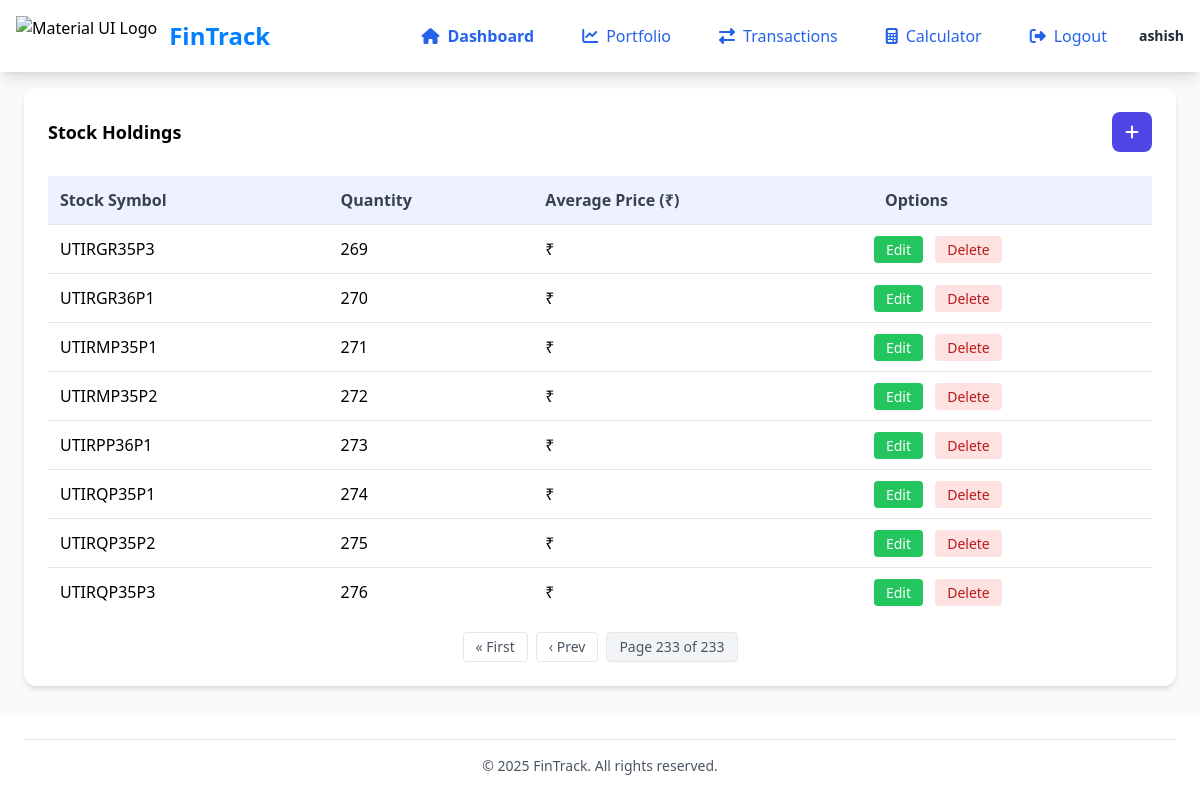
Page /transaction/?page=233 (signed in) on the earlier database version.
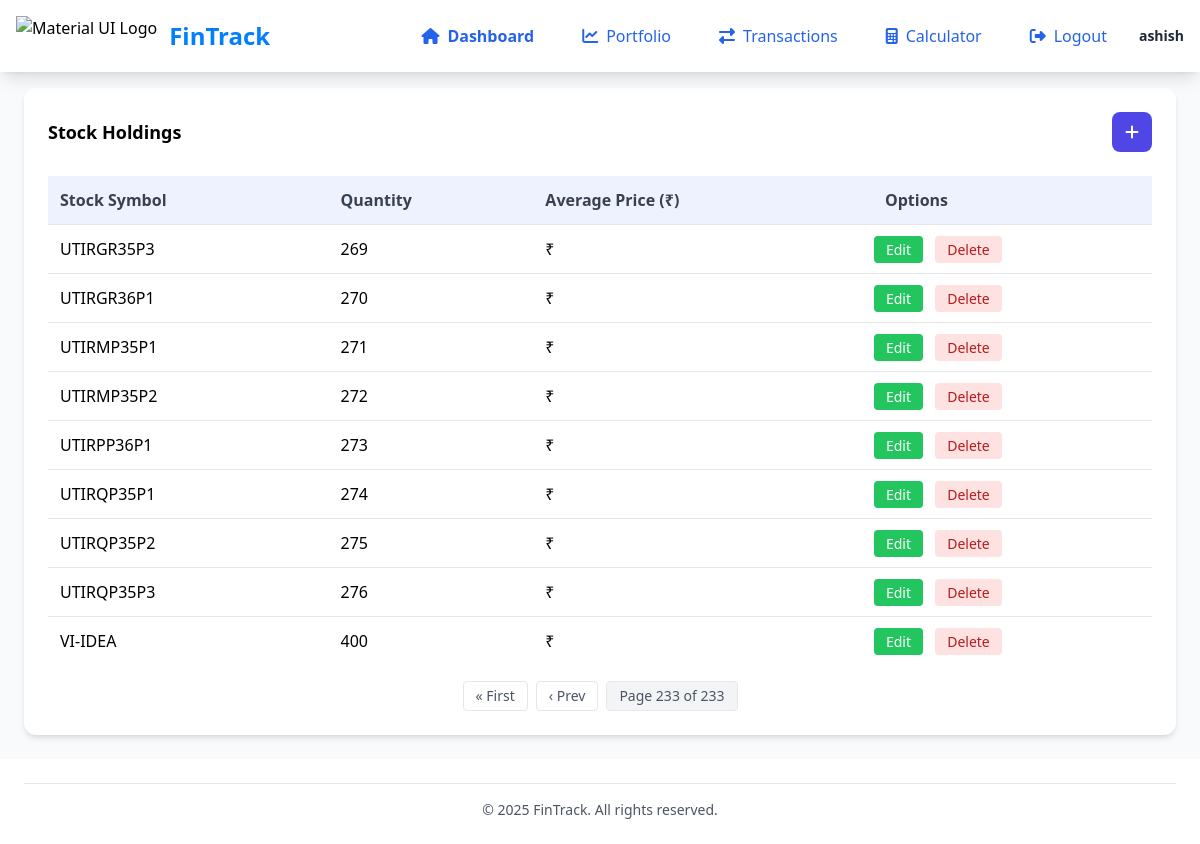
Same page on the later database version.
### stocks/models.py (models this page shows, shortened)
class StockTransaction(models.Model):
    TRANSACTION_TYPES = (
        ("BUY", "Buy"),
        ("SELL", "Sell"),
    )
    user = models.ForeignKey(User, on_delete=models.CASCADE)
    stock_symbol = models.CharField(max_length=10)
    transaction_type = models.CharField(max_length=4, choices=TRANSACTION_TYPES)
    quantity = models.PositiveIntegerField()
    price_per_share = models.DecimalField(max_digits=10, decimal_places=2)
    transaction_date = models.DateTimeField(auto_now_add=True)

### stocks/views.py (the view)
# urls.py: path("transaction/", views.transactions_list, name="transactions-list"),
@login_required
def transactions_list(request):
    transactions = StockTransaction.objects.filter(user=request.user)
    portfolio = defaultdict(
        lambda: {
            "quantity": 0,
            "total_cost": Decimal("0.00"),
            "latest_transaction": None,
        }
    )
    for trans in transactions:
        data = portfolio[trans.stock_symbol]
        if trans.transaction_type == "BUY":
            data["quantity"] += trans.quantity
            data["total_cost"] += trans.quantity * trans.price_per_share
        else:  # SELL
            data["quantity"] -= trans.quantity
            data["total_cost"] -= trans.quantity * trans.price_per_share
        if (
            data["latest_transaction"] is None
            or trans.transaction_date > data["latest_transaction"].transaction_date
        ):
            data["latest_transaction"] = trans
    for symbol, data in portfolio.items():
        if data["quantity"] > 0:
            data["avg_price"] = data["total_cost"] / data["quantity"]
        else:
            data["avg_price"] = Decimal("0.00")
            data["quantity"] = 0
    portfolio = {
        symbol: {
            "symbol": symbol,
            "quantity": data["quantity"],
            "avg_price": data["avg_price"],
            "latest_pk": (
                data["latest_transaction"].pk if data["latest_transaction"] else None
            ),
        }
        for symbol, data in portfolio.items()
        if data["quantity"] > 0
    }
    portfolio_list = list(portfolio.values())
    paginator = Paginator(portfolio_list, 10)
    page_number = request.GET.get("page")
    page_obj = paginator.get_page(page_number)
    return render(request, "transactions.html", {"page_obj": page_obj})

### stocks/templatetags/custom_filter.py (called while the page is built)
@register.filter(name="format_indian_currency")
def format_indian_currency(number):
    if not number or (isinstance(number, float) and isnan(number)):
        return "₹0"
    try:
        indian_currency_format = format_number(number, locale="en_IN")
    except Exception:
        return "-"
    return "₹" + str(indian_currency_format)

### stocks/templates/transactions.html (shortened to what this page needs)
{% extends 'base.html' %}
{% load custom_filter %}
{% block content %}
<div class="bg-white rounded-xl shadow-md p-6">
    {% if page_obj %}
    <div class="flex justify-between items-center mb-6">
        <h3 class="font-bold text-lg">Stock Holdings</h3>
        <a href="{% url 'add-transaction' %}"
           class="bg-indigo-600 hover:bg-indigo-700 text-white w-10 h-10 flex items-center justify-center rounded-lg transition">
            <i class="fas fa-plus"></i>
        </a>
    </div>
    <div class="overflow-x-auto">
        <table class="w-full">
            <thead>
                <tr class="bg-indigo-50 text-gray-700">
                    <th class="p-3 text-left">Stock Symbol</th>
                    <th class="p-3 text-left">Quantity</th>
                    <th class="p-3 text-left">Average Price (₹)</th>
                    <th class="p-3 text-left">Options</th>
                </tr>
            </thead>
            <tbody>
                {% for item in page_obj %}
                <tr class="border-t hover:bg-gray-50 transition-colors">
                    <td class="p-3">{{ item.symbol }}</td>
                    <td class="p-3">{{ item.quantity }}</td>
                    <td class="p-3">{{ item.avg_price|format_indian_currency }}</td>
                    <td class="space-x-2">
                        <a href="{% url 'edit_transaction' item.latest_pk %}"
                           class="bg-green-500 text-white px-3 py-1 rounded hover:bg-green-600 text-sm">Edit</a>
                        <a href="{% url 'delete_transaction' item.latest_pk %}"
                           class="bg-red-100 text-red-700 px-3 py-1 rounded hover:bg-red-200 text-sm"
                           onclick="return confirm('Are you sure you want to delete this Transaction?');">Delete</a>
                    </td>
                </tr>
                {% endfor %}
            </tbody>
        </table>
    </div>
    <div class="mt-4 flex justify-center items-center space-x-2 text-sm text-gray-600">
        {% if page_obj.has_previous %}
            <a href="?page=1" class="px-3 py-1 border rounded hover:bg-gray-100">« First</a>
            <a href="?page={{ page_obj.previous_page_number }}" class="px-3 py-1 border rounded hover:bg-gray-100">‹ Prev</a>
        {% endif %}
        <span class="px-3 py-1 border rounded bg-gray-100">
            Page {{ page_obj.number }} of {{ page_obj.paginator.num_pages }}
        </span>
    </div>
    {% else %}
    <p class="text-gray-600">No stocks in your portfolio.</p>
    <a href="{% url 'add-transaction' %}" class="mt-4 inline-block bg-indigo-600 text-white px-4 py-3 rounded-lg hover:bg-indigo-700">Add Transaction</a>
    {% endif %}
</div>
{% endblock %}

### stocks/templates/base.html (shortened to what this page needs)
{% load static %}
<!DOCTYPE html>
<html lang="en">
<head>
    <script src="https://cdn.tailwindcss.com"></script>
    <link rel="stylesheet" href="https://cdnjs.cloudflare.com/ajax/libs/font-awesome/6.4.0/css/all.min.css">
    <link rel="stylesheet" href="{% static 'css/styles.css' %}">
</head>
<body class="bg-gray-50 font-sans flex flex-col min-h-screen">
    <nav id="navbar" class="navbar fixed top-0 left-0 w-full bg-white shadow-lg z-40">
        <div class="flex items-center justify-between p-4">
            <div class="flex items-center">
                <img src="https://mui.com/static/logo.png" alt="Material UI Logo" class="h-10 mr-3">
                <h1 class="text-2xl font-bold" style="color: #007FFF;">FinTrack</h1>
            </div>
            <div class="hidden md:flex items-center space-x-4">
                {% for link in request.sidebar_nav_links %}
                <a href="{{ link.url }}" class="flex items-center px-4 py-2 rounded-lg {% if link.is_active %}bg-indigo-50 text-indigo-600{% else %}text-blue-600 hover:bg-indigo-50 hover:text-indigo-600{% endif %} {% if link.font_semibold %}font-semibold{% endif %} transition-colors">
                    <i class="fas {{ link.icon }} mr-2"></i>
                    {{ link.name }}
                </a>
                {% endfor %}
                {% if request.sidebar_user %}
                <div class="flex items-center">
                    <div class="text-sm">
                        <p class="font-semibold text-gray-800">{{ request.sidebar_user.name }}</p>
                    </div>
                </div>
                {% endif %}
            </div>
        </div>
    </nav>
    <div class="mt-16 flex-grow main-content">
        <div class="p-6">
            {% block content %}
            {% endblock %}
        </div>
    </div>
    <footer class="bg-white shadow-md p-6">
        <div class="border-t border-gray-200 pt-4 text-center">
            <p class="text-sm text-gray-600">
                &copy; {% now "Y" %} FinTrack. All rights reserved.
            </p>
        </div>
    </footer>
</body>
</html>

### stocks/static/css/styles.css (style rules this page uses)
body { font-family: Arial, sans-serif; }
.navbar { transition: all 0.3s ease; }

Differences in the rows shown:
added StockTransaction: symbol "VI-IDEA"
Other differences:
new list line: "400 ₹ Edit Delete"
